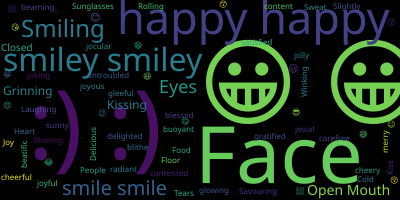

This figure's Python source:
import io
import os
import string
from os import path
from wordcloud import WordCloud

# get data directory (using getcwd() is needed to support running example in generated IPython notebook)
d = path.dirname(__file__) if "__file__" in locals() else os.getcwd()

# It is important to use io.open to correctly load the file as UTF-8
# text = io.open(path.join(d, 'happy-emoji.txt')).read()
text = io.open('happy-emoji.txt').read()

# the regex used to detect words is a combination of normal words, ascii art, and emojis
# 2+ consecutive letters (also include apostrophes), e.x It's
normal_word = r"(?:\w[\w']+)"
# 2+ consecutive punctuations, e.x. :)
ascii_art = r"(?:[{punctuation}][{punctuation}]+)".format(punctuation=string.punctuation)
# a single character that is not alpha_numeric or other ascii printable
emoji = r"(?:[^\s])(?<![\w{ascii_printable}])".format(ascii_printable=string.printable)
regexp = r"{normal_word}|{ascii_art}|{emoji}".format(normal_word=normal_word, ascii_art=ascii_art,
                                                      emoji=emoji)

# Generate a word cloud image
# The Symbola font includes most emoji
font_path = 'Symbola.ttf' # path.join(d, 'fonts', 'Symbola', 'Symbola.ttf')
wc = WordCloud(font_path=font_path, regexp=regexp).generate(text)
wc.to_svg()
# Display the generated image:
# the matplotlib way:
# import matplotlib.pyplot as plt
# plt.imshow(wc)
# plt.axis("off")
# plt
